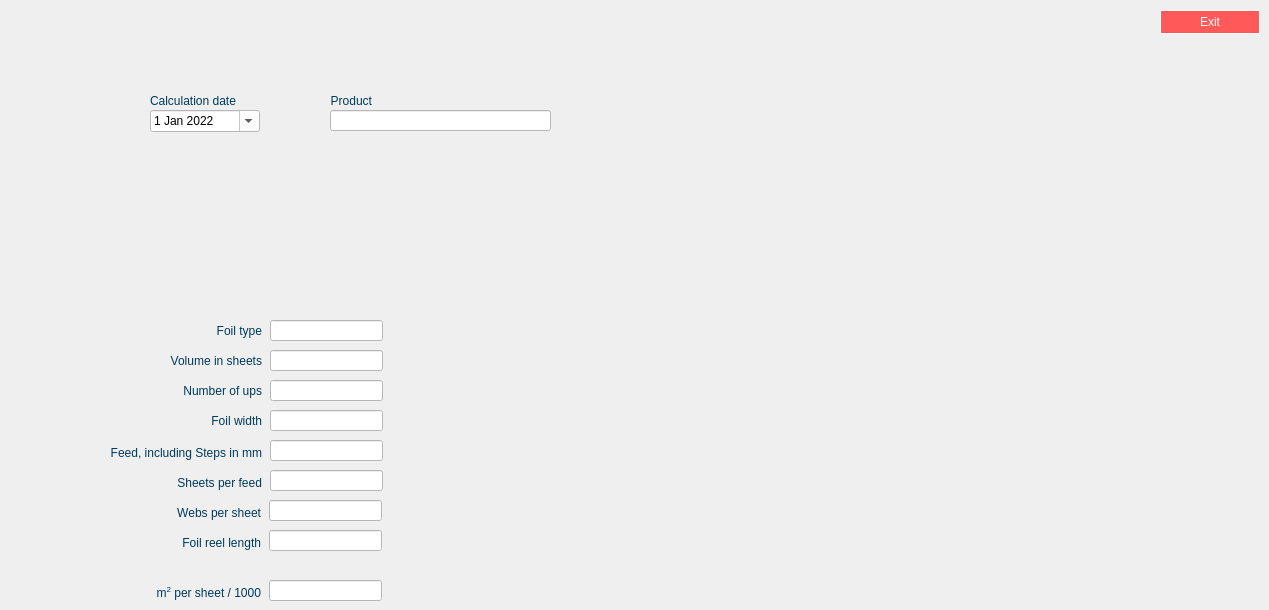
    <widget class="QWidget" name="tab_3">
     <property name="enabled">
      <bool>true</bool>
     </property>
     <attribute name="title">
      <string>HFS Gietz</string>
     </attribute>
     <widget class="QPushButton" name="exit_button_inks_2">
      <property name="geometry">
       <rect>
        <x>1160</x>
        <y>10</y>
        <width>100</width>
        <height>24</height>
       </rect>
      </property>
      <property name="sizePolicy">
       <sizepolicy hsizetype="Fixed" vsizetype="Minimum">
        <horstretch>0</horstretch>
        <verstretch>0</verstretch>
       </sizepolicy>
      </property>
      <property name="minimumSize">
       <size>
        <width>100</width>
        <height>24</height>
       </size>
      </property>
      <property name="palette">
       <palette>
        <active>
         <colorrole role="WindowText">
          <brush brushstyle="SolidPattern">
           <color alpha="255">
            <red>255</red>
            <green>255</green>
            <blue>255</blue>
           </color>
          </brush>
         </colorrole>
         <colorrole role="Button">
          <brush brushstyle="SolidPattern">
           <color alpha="255">
            <red>255</red>
            <green>89</green>
            <blue>89</blue>
           </color>
          </brush>
         </colorrole>
         <colorrole role="Text">
          <brush brushstyle="SolidPattern">
           <color alpha="255">
            <red>255</red>
            <green>255</green>
            <blue>255</blue>
           </color>
          </brush>
         </colorrole>
         <colorrole role="ButtonText">
          <brush brushstyle="SolidPattern">
           <color alpha="255">
            <red>255</red>
            <green>255</green>
            <blue>255</blue>
           </color>
          </brush>
         </colorrole>
         <colorrole role="Base">
          <brush brushstyle="SolidPattern">
           <color alpha="255">
            <red>255</red>
            <green>89</green>
            <blue>89</blue>
           </color>
          </brush>
         </colorrole>
         <colorrole role="Window">
          <brush brushstyle="SolidPattern">
           <color alpha="255">
            <red>255</red>
            <green>89</green>
            <blue>89</blue>
           </color>
          </brush>
         </colorrole>
         <colorrole role="PlaceholderText">
          <brush brushstyle="SolidPattern">
           <color alpha="255">
            <red>255</red>
            <green>255</green>
            <blue>255</blue>
           </color>
          </brush>
         </colorrole>
        </active>
        <inactive>
         <colorrole role="WindowText">
          <brush brushstyle="SolidPattern">
           <color alpha="255">
            <red>255</red>
            <green>255</green>
            <blue>255</blue>
           </color>
          </brush>
         </colorrole>
         <colorrole role="Button">
          <brush brushstyle="SolidPattern">
           <color alpha="255">
            <red>255</red>
            <green>89</green>
            <blue>89</blue>
           </color>
          </brush>
         </colorrole>
         <colorrole role="Text">
          <brush brushstyle="SolidPattern">
           <color alpha="255">
            <red>255</red>
            <green>255</green>
            <blue>255</blue>
           </color>
          </brush>
         </colorrole>
         <colorrole role="ButtonText">
          <brush brushstyle="SolidPattern">
           <color alpha="255">
            <red>255</red>
            <green>255</green>
            <blue>255</blue>
           </color>
          </brush>
         </colorrole>
         <colorrole role="Base">
          <brush brushstyle="SolidPattern">
           <color alpha="255">
            <red>255</red>
            <green>89</green>
            <blue>89</blue>
           </color>
          </brush>
         </colorrole>
         <colorrole role="Window">
          <brush brushstyle="SolidPattern">
           <color alpha="255">
            <red>255</red>
            <green>89</green>
            <blue>89</blue>
           </color>
          </brush>
         </colorrole>
         <colorrole role="PlaceholderText">
          <brush brushstyle="SolidPattern">
           <color alpha="255">
            <red>255</red>
            <green>255</green>
            <blue>255</blue>
           </color>
          </brush>
         </colorrole>
        </inactive>
        <disabled>
         <colorrole role="WindowText">
          <brush brushstyle="SolidPattern">
           <color alpha="255">
            <red>255</red>
            <green>255</green>
            <blue>255</blue>
           </color>
          </brush>
         </colorrole>
         <colorrole role="Button">
          <brush brushstyle="SolidPattern">
           <color alpha="255">
            <red>255</red>
            <green>89</green>
            <blue>89</blue>
           </color>
          </brush>
         </colorrole>
         <colorrole role="Text">
          <brush brushstyle="SolidPattern">
           <color alpha="255">
            <red>255</red>
            <green>255</green>
            <blue>255</blue>
           </color>
          </brush>
         </colorrole>
         <colorrole role="ButtonText">
          <brush brushstyle="SolidPattern">
           <color alpha="255">
            <red>255</red>
            <green>255</green>
            <blue>255</blue>
           </color>
          </brush>
         </colorrole>
         <colorrole role="Base">
          <brush brushstyle="SolidPattern">
           <color alpha="255">
            <red>255</red>
            <green>89</green>
            <blue>89</blue>
           </color>
          </brush>
         </colorrole>
         <colorrole role="Window">
          <brush brushstyle="SolidPattern">
           <color alpha="255">
            <red>255</red>
            <green>89</green>
            <blue>89</blue>
           </color>
          </brush>
         </colorrole>
         <colorrole role="PlaceholderText">
          <brush brushstyle="SolidPattern">
           <color alpha="255">
            <red>255</red>
            <green>255</green>
            <blue>255</blue>
           </color>
          </brush>
         </colorrole>
        </disabled>
       </palette>
      </property>
      <property name="styleSheet">
       <string notr="true">QPushButton {
    border: 1px solid #ffffff;
	background-color: #ff5959;
	font: 700 9pt &quot;Segoe UI&quot;; color: #ffffff;
}


QPushButton:hover {
	background-color: #ff8787;
	font: 700 9pt &quot;Segoe UI&quot;; color: #ffffff;
}

QPushButton:pressed {
    background-color: #ffcdcd;
	font: 700 9pt &quot;Segoe UI&quot;; color: #ffffff;
}</string>
      </property>
      <property name="text">
       <string>Exit</string>
      </property>
     </widget>
     <widget class="QLabel" name="td_label_layout_2">
      <property name="geometry">
       <rect>
        <x>150</x>
        <y>90</y>
        <width>102</width>
        <height>18</height>
       </rect>
      </property>
      <property name="sizePolicy">
       <sizepolicy hsizetype="Fixed" vsizetype="Fixed">
        <horstretch>0</horstretch>
        <verstretch>0</verstretch>
       </sizepolicy>
      </property>
      <property name="minimumSize">
       <size>
        <width>0</width>
        <height>18</height>
       </size>
      </property>
      <property name="styleSheet">
       <string notr="true">font: 10pt &quot;Segoe UI&quot;; color: rgb(0, 57, 90)</string>
      </property>
      <property name="text">
       <string>Calculation date</string>
      </property>
      <property name="alignment">
       <set>Qt::AlignBottom|Qt::AlignLeading|Qt::AlignLeft</set>
      </property>
     </widget>
     <widget class="QDateEdit" name="dateEdit">
      <property name="geometry">
       <rect>
        <x>150</x>
        <y>110</y>
        <width>110</width>
        <height>22</height>
       </rect>
      </property>
      <property name="styleSheet">
       <string notr="true">background-color: rgb(255, 255, 255);</string>
      </property>
      <property name="dateTime">
       <datetime>
        <hour>1</hour>
        <minute>0</minute>
        <second>0</second>
        <year>2022</year>
        <month>1</month>
        <day>1</day>
       </datetime>
      </property>
      <property name="calendarPopup">
       <bool>true</bool>
      </property>
      <property name="timeSpec">
       <enum>Qt::LocalTime</enum>
      </property>
     </widget>
     <widget class="QLabel" name="td_label_layout_3">
      <property name="geometry">
       <rect>
        <x>270</x>
        <y>90</y>
        <width>102</width>
        <height>18</height>
       </rect>
      </property>
      <property name="sizePolicy">
       <sizepolicy hsizetype="Fixed" vsizetype="Fixed">
        <horstretch>0</horstretch>
        <verstretch>0</verstretch>
       </sizepolicy>
      </property>
      <property name="minimumSize">
       <size>
        <width>0</width>
        <height>18</height>
       </size>
      </property>
      <property name="styleSheet">
       <string notr="true">font: 10pt &quot;Segoe UI&quot;; color: rgb(0, 57, 90)</string>
      </property>
      <property name="text">
       <string>Product</string>
      </property>
      <property name="alignment">
       <set>Qt::AlignBottom|Qt::AlignRight|Qt::AlignTrailing</set>
      </property>
     </widget>
     <widget class="QLineEdit" name="lineEdit">
      <property name="geometry">
       <rect>
        <x>330</x>
        <y>110</y>
        <width>221</width>
        <height>21</height>
       </rect>
      </property>
      <property name="styleSheet">
       <string notr="true">background-color: rgb(255, 255, 255);</string>
      </property>
     </widget>
     <widget class="QLabel" name="td_label_layout_4">
      <property name="geometry">
       <rect>
        <x>160</x>
        <y>320</y>
        <width>102</width>
        <height>18</height>
       </rect>
      </property>
      <property name="sizePolicy">
       <sizepolicy hsizetype="Fixed" vsizetype="Fixed">
        <horstretch>0</horstretch>
        <verstretch>0</verstretch>
       </sizepolicy>
      </property>
      <property name="minimumSize">
       <size>
        <width>0</width>
        <height>18</height>
       </size>
      </property>
      <property name="styleSheet">
       <string notr="true">font: 10pt &quot;Segoe UI&quot;; color: rgb(0, 57, 90)</string>
      </property>
      <property name="text">
       <string>Foil type</string>
      </property>
      <property name="alignment">
       <set>Qt::AlignBottom|Qt::AlignRight|Qt::AlignTrailing</set>
      </property>
     </widget>
     <widget class="QLineEdit" name="lineEdit_2">
      <property name="geometry">
       <rect>
        <x>270</x>
        <y>320</y>
        <width>113</width>
        <height>21</height>
       </rect>
      </property>
      <property name="styleSheet">
       <string notr="true">background-color: rgb(255, 255, 255);</string>
      </property>
     </widget>
     <widget class="QLineEdit" name="lineEdit_3">
      <property name="geometry">
       <rect>
        <x>270</x>
        <y>350</y>
        <width>113</width>
        <height>21</height>
       </rect>
      </property>
      <property name="styleSheet">
       <string notr="true">background-color: rgb(255, 255, 255);</string>
      </property>
      <property name="text">
       <string/>
      </property>
     </widget>
     <widget class="QLabel" name="td_label_layout_5">
      <property name="geometry">
       <rect>
        <x>160</x>
        <y>350</y>
        <width>102</width>
        <height>18</height>
       </rect>
      </property>
      <property name="sizePolicy">
       <sizepolicy hsizetype="Fixed" vsizetype="Fixed">
        <horstretch>0</horstretch>
        <verstretch>0</verstretch>
       </sizepolicy>
      </property>
      <property name="minimumSize">
       <size>
        <width>0</width>
        <height>18</height>
       </size>
      </property>
      <property name="styleSheet">
       <string notr="true">font: 10pt &quot;Segoe UI&quot;; color: rgb(0, 57, 90)</string>
      </property>
      <property name="text">
       <string>Volume in sheets</string>
      </property>
      <property name="alignment">
       <set>Qt::AlignBottom|Qt::AlignRight|Qt::AlignTrailing</set>
      </property>
     </widget>
     <widget class="QLabel" name="td_label_layout_6">
      <property name="geometry">
       <rect>
        <x>160</x>
        <y>380</y>
        <width>102</width>
        <height>18</height>
       </rect>
      </property>
      <property name="sizePolicy">
       <sizepolicy hsizetype="Fixed" vsizetype="Fixed">
        <horstretch>0</horstretch>
        <verstretch>0</verstretch>
       </sizepolicy>
      </property>
      <property name="minimumSize">
       <size>
        <width>0</width>
        <height>18</height>
       </size>
      </property>
      <property name="styleSheet">
       <string notr="true">font: 10pt &quot;Segoe UI&quot;; color: rgb(0, 57, 90)</string>
      </property>
      <property name="text">
       <string>Number of ups</string>
      </property>
      <property name="alignment">
       <set>Qt::AlignBottom|Qt::AlignRight|Qt::AlignTrailing</set>
      </property>
     </widget>
     <widget class="QLineEdit" name="lineEdit_4">
      <property name="geometry">
       <rect>
        <x>270</x>
        <y>380</y>
        <width>113</width>
        <height>21</height>
       </rect>
      </property>
      <property name="styleSheet">
       <string notr="true">background-color: rgb(255, 255, 255);</string>
      </property>
      <property name="text">
       <string/>
      </property>
     </widget>
     <widget class="QLineEdit" name="lineEdit_5">
      <property name="geometry">
       <rect>
        <x>270</x>
        <y>410</y>
        <width>113</width>
        <height>21</height>
       </rect>
      </property>
      <property name="styleSheet">
       <string notr="true">background-color: rgb(255, 255, 255);</string>
      </property>
      <property name="text">
       <string/>
      </property>
     </widget>
     <widget class="QLabel" name="td_label_layout_7">
      <property name="geometry">
       <rect>
        <x>160</x>
        <y>410</y>
        <width>102</width>
        <height>18</height>
       </rect>
      </property>
      <property name="sizePolicy">
       <sizepolicy hsizetype="Fixed" vsizetype="Fixed">
        <horstretch>0</horstretch>
        <verstretch>0</verstretch>
       </sizepolicy>
      </property>
      <property name="minimumSize">
       <size>
        <width>0</width>
        <height>18</height>
       </size>
      </property>
      <property name="styleSheet">
       <string notr="true">font: 10pt &quot;Segoe UI&quot;; color: rgb(0, 57, 90)</string>
      </property>
      <property name="text">
       <string>Foil width</string>
      </property>
      <property name="alignment">
       <set>Qt::AlignBottom|Qt::AlignRight|Qt::AlignTrailing</set>
      </property>
     </widget>
     <widget class="QLineEdit" name="lineEdit_6">
      <property name="geometry">
       <rect>
        <x>270</x>
        <y>440</y>
        <width>113</width>
        <height>21</height>
       </rect>
      </property>
      <property name="styleSheet">
       <string notr="true">background-color: rgb(255, 255, 255);</string>
      </property>
      <property name="text">
       <string/>
      </property>
     </widget>
     <widget class="QLabel" name="td_label_layout_8">
      <property name="geometry">
       <rect>
        <x>81</x>
        <y>440</y>
        <width>181</width>
        <height>20</height>
       </rect>
      </property>
      <property name="sizePolicy">
       <sizepolicy hsizetype="Fixed" vsizetype="Fixed">
        <horstretch>0</horstretch>
        <verstretch>0</verstretch>
       </sizepolicy>
      </property>
      <property name="minimumSize">
       <size>
        <width>0</width>
        <height>18</height>
       </size>
      </property>
      <property name="styleSheet">
       <string notr="true">font: 10pt &quot;Segoe UI&quot;; color: rgb(0, 57, 90)</string>
      </property>
      <property name="text">
       <string>Feed, including Steps in mm</string>
      </property>
      <property name="alignment">
       <set>Qt::AlignBottom|Qt::AlignRight|Qt::AlignTrailing</set>
      </property>
     </widget>
     <widget class="QLabel" name="td_label_layout_9">
      <property name="geometry">
       <rect>
        <x>81</x>
        <y>470</y>
        <width>181</width>
        <height>20</height>
       </rect>
      </property>
      <property name="sizePolicy">
       <sizepolicy hsizetype="Fixed" vsizetype="Fixed">
        <horstretch>0</horstretch>
        <verstretch>0</verstretch>
       </sizepolicy>
      </property>
      <property name="minimumSize">
       <size>
        <width>0</width>
        <height>18</height>
       </size>
      </property>
      <property name="styleSheet">
       <string notr="true">font: 10pt &quot;Segoe UI&quot;; color: rgb(0, 57, 90)</string>
      </property>
      <property name="text">
       <string>Sheets per feed</string>
      </property>
      <property name="alignment">
       <set>Qt::AlignBottom|Qt::AlignRight|Qt::AlignTrailing</set>
      </property>
     </widget>
     <widget class="QLineEdit" name="lineEdit_7">
      <property name="geometry">
       <rect>
        <x>270</x>
        <y>470</y>
        <width>113</width>
        <height>21</height>
       </rect>
      </property>
      <property name="styleSheet">
       <string notr="true">background-color: rgb(255, 255, 255);</string>
      </property>
      <property name="text">
       <string/>
      </property>
     </widget>
     <widget class="QLineEdit" name="lineEdit_8">
      <property name="geometry">
       <rect>
        <x>269</x>
        <y>500</y>
        <width>113</width>
        <height>21</height>
       </rect>
      </property>
      <property name="styleSheet">
       <string notr="true">background-color: rgb(255, 255, 255);</string>
      </property>
      <property name="text">
       <string/>
      </property>
     </widget>
     <widget class="QLabel" name="td_label_layout_10">
      <property name="geometry">
       <rect>
        <x>80</x>
        <y>500</y>
        <width>181</width>
        <height>20</height>
       </rect>
      </property>
      <property name="sizePolicy">
       <sizepolicy hsizetype="Fixed" vsizetype="Fixed">
        <horstretch>0</horstretch>
        <verstretch>0</verstretch>
       </sizepolicy>
      </property>
      <property name="minimumSize">
       <size>
        <width>0</width>
        <height>18</height>
       </size>
      </property>
      <property name="styleSheet">
       <string notr="true">font: 10pt &quot;Segoe UI&quot;; color: rgb(0, 57, 90)</string>
      </property>
      <property name="text">
       <string>Webs per sheet</string>
      </property>
      <property name="alignment">
       <set>Qt::AlignBottom|Qt::AlignRight|Qt::AlignTrailing</set>
      </property>
     </widget>
     <widget class="QLineEdit" name="lineEdit_9">
      <property name="geometry">
       <rect>
        <x>269</x>
        <y>580</y>
        <width>113</width>
        <height>21</height>
       </rect>
      </property>
      <property name="styleSheet">
       <string notr="true">background-color: rgb(255, 255, 255);</string>
      </property>
      <property name="text">
       <string/>
      </property>
     </widget>
     <widget class="QLabel" name="td_label_layout_11">
      <property name="geometry">
       <rect>
        <x>80</x>
        <y>580</y>
        <width>181</width>
        <height>20</height>
       </rect>
      </property>
      <property name="sizePolicy">
       <sizepolicy hsizetype="Fixed" vsizetype="Fixed">
        <horstretch>0</horstretch>
        <verstretch>0</verstretch>
       </sizepolicy>
      </property>
      <property name="minimumSize">
       <size>
        <width>0</width>
        <height>18</height>
       </size>
      </property>
      <property name="styleSheet">
       <string notr="true">font: 10pt &quot;Segoe UI&quot;; color: rgb(0, 57, 90)</string>
      </property>
      <property name="text">
       <string>&lt;html&gt;&lt;head/&gt;&lt;body&gt;&lt;p&gt;m&lt;span style=&quot; vertical-align:super;&quot;&gt;2&lt;/span&gt; per sheet / 1000&lt;/p&gt;&lt;/body&gt;&lt;/html&gt;</string>
      </property>
      <property name="alignment">
       <set>Qt::AlignBottom|Qt::AlignRight|Qt::AlignTrailing</set>
      </property>
     </widget>
     <widget class="QLineEdit" name="lineEdit_10">
      <property name="geometry">
       <rect>
        <x>269</x>
        <y>530</y>
        <width>113</width>
        <height>21</height>
       </rect>
      </property>
      <property name="styleSheet">
       <string notr="true">background-color: rgb(255, 255, 255);</string>
      </property>
      <property name="text">
       <string/>
      </property>
     </widget>
     <widget class="QLabel" name="td_label_layout_12">
      <property name="geometry">
       <rect>
        <x>80</x>
        <y>530</y>
        <width>181</width>
        <height>20</height>
       </rect>
      </property>
      <property name="sizePolicy">
       <sizepolicy hsizetype="Fixed" vsizetype="Fixed">
        <horstretch>0</horstretch>
        <verstretch>0</verstretch>
       </sizepolicy>
      </property>
      <property name="minimumSize">
       <size>
        <width>0</width>
        <height>18</height>
       </size>
      </property>
      <property name="styleSheet">
       <string notr="true">font: 10pt &quot;Segoe UI&quot;; color: rgb(0, 57, 90)</string>
      </property>
      <property name="text">
       <string>Foil reel length</string>
      </property>
      <property name="alignment">
       <set>Qt::AlignBottom|Qt::AlignRight|Qt::AlignTrailing</set>
      </property>
     </widget>
    </widget>
